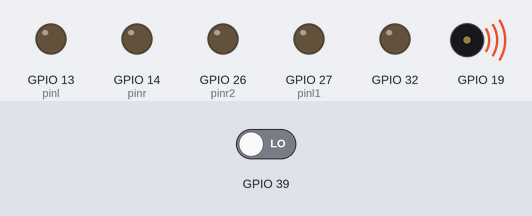
Recording of a sketch running on a simulated ESP32. Shown: output pins drawn as LEDs (lit = HIGH), buzzer (waves = sounding). The test bench sets the inputs (shaded band); at power-on: GPIO 39 LOW.

Above: at 0.1 s.
At 1.3 s:
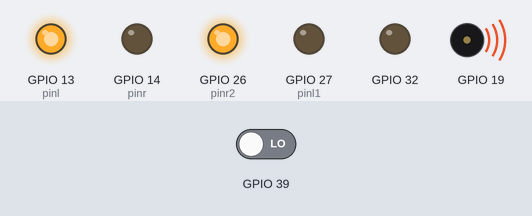
1.4 s: GPIO 39 driven HIGH
At 2.8 s:
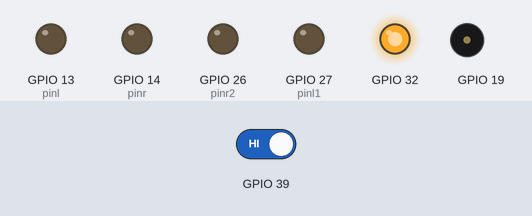
Timing chart, 0 to 4.4 s (numbered marks = the images above; inputs shaded):
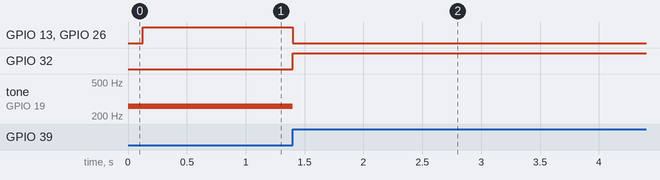

Measured:
- after the input at 1.4 s, GPIO 13 (pinl), GPIO 26 (pinr2): HIGH → LOW at once; GPIO 32: LOW → HIGH at once; tone on GPIO 19: 261 Hz → silent at once

The sketch:

sketch.ino
```cpp
const int pinl = 13;
const int pinr = 14;
const int pinl1 = 27;
const int pinr2 = 26;


void setup() {
  pinMode(pinl, OUTPUT);
pinMode(pinr, OUTPUT);
pinMode(pinl1, OUTPUT);
pinMode(pinr2, OUTPUT);

  pinMode(32, OUTPUT);
  ledcSetup(4,5000,8);
ledcAttachPin(19,4);

  pinMode(39, INPUT);
    digitalWrite(32, LOW);
  ledcWriteTone(4,261);
   delay(125);
  digitalWrite(pinl, HIGH);
  digitalWrite(pinr, LOW);
  digitalWrite(pinl1, LOW);
  digitalWrite(pinr2, HIGH);

}

void loop() {
    if (digitalRead(39)) {
      digitalWrite(32, HIGH);
      ledcWriteTone(4,0);
      digitalWrite(pinl, LOW);
      digitalWrite(pinr, LOW);
      digitalWrite(pinl1, LOW);
      digitalWrite(pinr2, LOW);
    }

}
```
